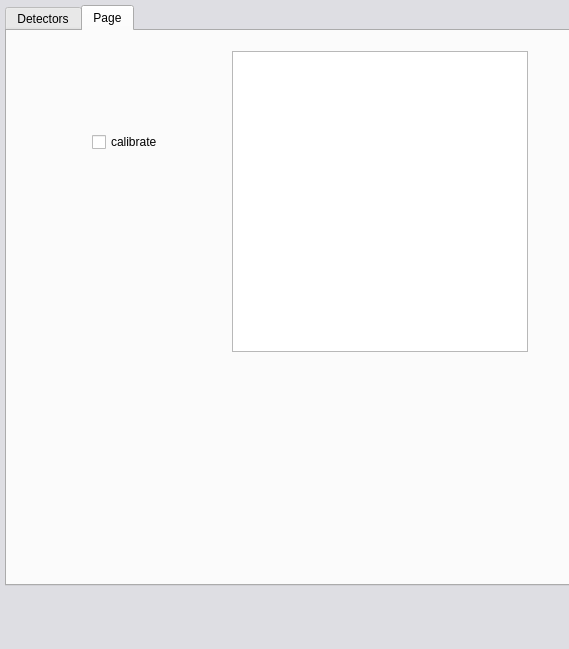
<?xml version="1.0" encoding="UTF-8"?>
<ui version="4.0">
 <class>MainWindow</class>
 <widget class="QMainWindow" name="MainWindow">
  <property name="geometry">
   <rect>
    <x>0</x>
    <y>0</y>
    <width>569</width>
    <height>649</height>
   </rect>
  </property>
  <property name="styleSheet">
   <string notr="true">
QWidget#centralWidget {background: rgb(222, 222, 227);}QPushButton::menu-indicator {image: url(none.png); width: 0}

</string>
  </property>
  <widget class="QWidget" name="centralWidget">
   <widget class="QTabWidget" name="tabWidget">
    <property name="geometry">
     <rect>
      <x>5</x>
      <y>5</y>
      <width>1236</width>
      <height>581</height>
     </rect>
    </property>
    <property name="styleSheet">
     <string notr="true">
QWidget#centralWidget {background: rgb(222, 222, 227);}QPushButton::menu-indicator {image: url(none.png); width: 0}

</string>
    </property>
    <property name="currentIndex">
     <number>1</number>
    </property>
    <widget class="QWidget" name="tab_13">
     <attribute name="title">
      <string>Detectors</string>
     </attribute>
     <widget class="QTabWidget" name="tabWidget_4">
      <property name="geometry">
       <rect>
        <x>10</x>
        <y>10</y>
        <width>371</width>
        <height>266</height>
       </rect>
      </property>
      <property name="styleSheet">
       <string notr="true">
QWidget#centralWidget {background: rgb(222, 222, 227);}QPushButton::menu-indicator {image: url(none.png); width: 0}

</string>
      </property>
      <property name="currentIndex">
       <number>0</number>
      </property>
      <widget class="QWidget" name="tab_18">
       <property name="styleSheet">
        <string notr="true">
QWidget#centralWidget {background: rgb(222, 222, 227);}QPushButton::menu-indicator {image: url(none.png); width: 0}</string>
       </property>
       <attribute name="title">
        <string>CA</string>
       </attribute>
       <widget class="caGraphics" name="cagraphics_13">
        <property name="geometry">
         <rect>
          <x>0</x>
          <y>0</y>
          <width>1246</width>
          <height>516</height>
         </rect>
        </property>
        <property name="foreground">
         <color>
          <red>222</red>
          <green>222</green>
          <blue>227</blue>
         </color>
        </property>
        <property name="fillstyle" stdset="0">
         <enum>caGraphics::Filled</enum>
        </property>
        <property name="lineColor">
         <color>
          <red>222</red>
          <green>222</green>
          <blue>227</blue>
         </color>
        </property>
       </widget>
       <widget class="caInclude" name="cainclude_6">
        <property name="geometry">
         <rect>
          <x>2</x>
          <y>2</y>
          <width>360</width>
          <height>232</height>
         </rect>
        </property>
        <property name="macro">
         <string>S=29idd:ca2:read</string>
        </property>
        <property name="filename" stdset="0">
         <string notr="true">29idd_stripChart_short.ui</string>
        </property>
        <property name="stacking">
         <enum>caInclude::RowColumn</enum>
        </property>
        <property name="numberOfItems" stdset="0">
         <number>1</number>
        </property>
        <property name="maximumLines" stdset="0">
         <number>1</number>
        </property>
        <property name="horizontalSpacing" stdset="0">
         <number>0</number>
        </property>
       </widget>
       <widget class="caLabel" name="calabel_11">
        <property name="geometry">
         <rect>
          <x>255</x>
          <y>25</y>
          <width>71</width>
          <height>26</height>
         </rect>
        </property>
        <property name="font">
         <font>
          <pointsize>16</pointsize>
          <weight>75</weight>
          <bold>true</bold>
         </font>
        </property>
        <property name="text">
         <string>TEY</string>
        </property>
        <property name="alignment">
         <set>Qt::AlignCenter</set>
        </property>
        <property name="fontScaleMode">
         <enum>ESimpleLabel::None</enum>
        </property>
        <property name="foreground">
         <color>
          <red>153</red>
          <green>255</green>
          <blue>146</blue>
         </color>
        </property>
        <property name="background">
         <color alpha="0">
          <red>255</red>
          <green>255</green>
          <blue>255</blue>
         </color>
        </property>
       </widget>
      </widget>
     </widget>
    </widget>
    <widget class="QWidget" name="tab">
     <attribute name="title">
      <string>Page</string>
     </attribute>
     <widget class="caSpinbox" name="caspinbox">
      <property name="geometry">
       <rect>
        <x>90</x>
        <y>45</y>
        <width>80</width>
        <height>30</height>
       </rect>
      </property>
      <property name="channel" stdset="0">
       <string notr="true">fr:m1.VAL</string>
      </property>
     </widget>
     <widget class="caSlider" name="caslider">
      <property name="geometry">
       <rect>
        <x>35</x>
        <y>34</y>
        <width>20</width>
        <height>251</height>
       </rect>
      </property>
      <property name="channel" stdset="0">
       <string notr="true">fr:m2.VAL</string>
      </property>
     </widget>
     <widget class="caToggleButton" name="catogglebutton">
      <property name="geometry">
       <rect>
        <x>85</x>
        <y>100</y>
        <width>100</width>
        <height>22</height>
       </rect>
      </property>
      <property name="text">
       <string>calibrate</string>
      </property>
      <property name="channel" stdset="0">
       <string notr="true">fr:m1.SET</string>
      </property>
     </widget>
     <widget class="caTable" name="catable">
      <property name="geometry">
       <rect>
        <x>225</x>
        <y>20</y>
        <width>296</width>
        <height>301</height>
       </rect>
      </property>
      <property name="channels" stdset="0">
       <string>fr:m1.RBV;fr:m2.RBV;fr:m3.RBV;fr:m4.RBV</string>
      </property>
     </widget>
     <widget class="caStripPlot" name="castripplot">
      <property name="geometry">
       <rect>
        <x>30</x>
        <y>350</y>
        <width>500</width>
        <height>186</height>
       </rect>
      </property>
      <property name="channels" stdset="0">
       <string>R=fr:userCalc1.VAL</string>
      </property>
     </widget>
     <widget class="caLed" name="caled">
      <property name="geometry">
       <rect>
        <x>35</x>
        <y>300</y>
        <width>30</width>
        <height>30</height>
       </rect>
      </property>
      <property name="channel" stdset="0">
       <string notr="true">fr:m1.DMOV</string>
      </property>
     </widget>
     <widget class="caThermo" name="cathermo">
      <property name="geometry">
       <rect>
        <x>85</x>
        <y>160</y>
        <width>100</width>
        <height>108</height>
       </rect>
      </property>
      <property name="maxValue">
       <double>80000.000000000000000</double>
      </property>
      <property name="channel" stdset="0">
       <string notr="true">fr:userCalc1.VAL</string>
      </property>
     </widget>
    </widget>
   </widget>
   <widget class="caPolyLine" name="capolyline">
    <property name="geometry">
     <rect>
      <x>1300</x>
      <y>-290</y>
      <width>16</width>
      <height>150</height>
     </rect>
    </property>
   </widget>
  </widget>
 </widget>
 <customwidgets>
  <customwidget>
   <class>caSlider</class>
   <extends>QWidget</extends>
   <header>caSlider</header>
  </customwidget>
  <customwidget>
   <class>caToggleButton</class>
   <extends>QCheckBox</extends>
   <header>caToggleButton</header>
  </customwidget>
  <customwidget>
   <class>caSpinbox</class>
   <extends>QFrame</extends>
   <header>caSpinbox</header>
  </customwidget>
  <customwidget>
   <class>caLabel</class>
   <extends>QLabel</extends>
   <header>caLabel</header>
  </customwidget>
  <customwidget>
   <class>caGraphics</class>
   <extends>QWidget</extends>
   <header>caGraphics</header>
  </customwidget>
  <customwidget>
   <class>caPolyLine</class>
   <extends>QWidget</extends>
   <header>caPolyLine</header>
  </customwidget>
  <customwidget>
   <class>caInclude</class>
   <extends>QWidget</extends>
   <header>caInclude</header>
  </customwidget>
  <customwidget>
   <class>caLed</class>
   <extends>QWidget</extends>
   <header>caLed</header>
  </customwidget>
  <customwidget>
   <class>caThermo</class>
   <extends>QWidget</extends>
   <header>caThermo</header>
  </customwidget>
  <customwidget>
   <class>caStripPlot</class>
   <extends>QFrame</extends>
   <header>caStripPlot</header>
  </customwidget>
  <customwidget>
   <class>caTable</class>
   <extends>QTableWidget</extends>
   <header>caTable</header>
  </customwidget>
 </customwidgets>
 <resources/>
 <connections/>
</ui>
